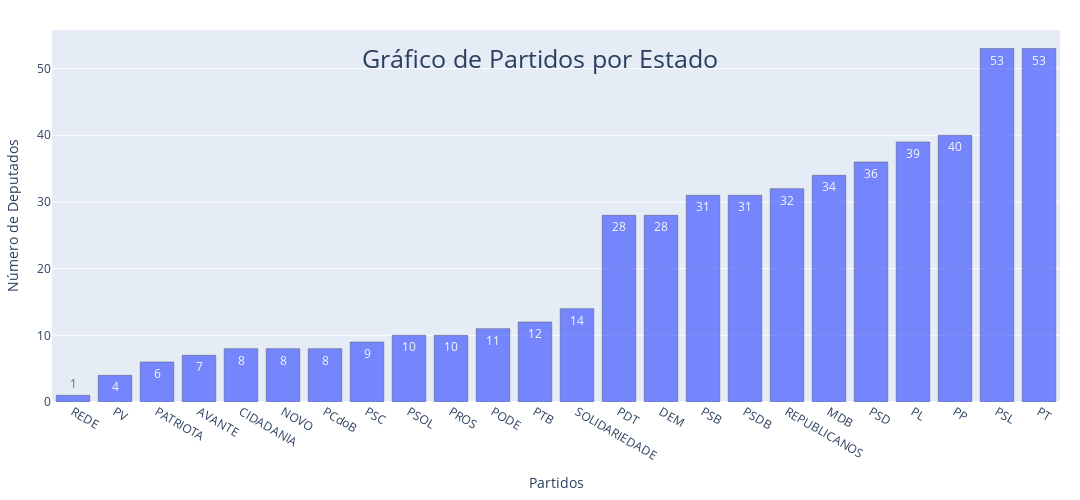

Notebook code cell kept with this figure:
### Markdown cell above
#### NÚMERO DE DEPUTADOS POR PARTIDO

### Code cell
# TRABALHANDO VARIÁVEL #
deputados_por_partido = lista_deputados.groupby(['siglaPartido'])['id'].nunique()
deputados_por_partido = deputados_por_partido.sort_values(ascending=True)
x = list(deputados_por_partido.keys())
y = deputados_por_partido.tolist()

# PLOTANDO GRÁFICO #
fig = go.Figure(data=[go.Bar(
            x=x, y=y,
            text=y,
            textposition='auto')]) 

fig.update_layout(width=1080, 
                  height=500,
                  margin=dict(l=20, r=20, t=30, b=20),
                  title={'text': "Gráfico de Partidos por Estado",'y':0.9,'x':0.5,'xanchor': 'center','yanchor': 'top'},
                  titlefont=dict(size=25),
                  xaxis_title="Partidos",
                  yaxis_title="Número de Deputados")

fig.update_traces(marker_color='rgb(70,92,277)', 
                  marker_line_color='rgb(19,25,61)',
                  marker_line_width=0.5, opacity=0.7,
                  texttemplate='%{value:.2}')

fig.show()
# fig.write_html("file.html")

### Figure 1 — Plotly figure (JSON) as saved in the notebook; plotly's stock layout.template omitted (floating-point values rounded to 4 significant figures)
{"data": [{"marker": {"color": "rgb(70,92,277)", "line": {"color": "rgb(19,25,61)", "width": 0.5}}, "opacity": 0.7, "text": ["1", "4", "6", "7", "8", "8", "8", "9", "10", "10", "11", "12", "14", "28", "28", "31", "31", "32", "34", "36", "39", "40", "53", "53"], "textposition": "auto", "texttemplate": "%{value:.2}", "type": "bar", "x": ["REDE", "PV", "PATRIOTA", "AVANTE", "CIDADANIA", "NOVO", "PCdoB", "PSC", "PSOL", "PROS", "PODE", "PTB", "SOLIDARIEDADE", "PDT", "DEM", "PSB", "PSDB", "REPUBLICANOS", "MDB", "PSD", "PL", "PP", "PSL", "PT"], "y": [1, 4, 6, 7, 8, 8, 8, 9, 10, 10, 11, 12, 14, 28, 28, 31, 31, 32, 34, 36, 39, 40, 53, 53]}], "layout": {"height": 500, "margin": {"b": 20, "l": 20, "r": 20, "t": 30}, "title": {"font": {"size": 25}, "text": "Gráfico de Partidos por Estado", "x": 0.5, "xanchor": "center", "y": 0.9, "yanchor": "top"}, "width": 1080, "xaxis": {"title": {"text": "Partidos"}}, "yaxis": {"title": {"text": "Número de Deputados"}}}}
